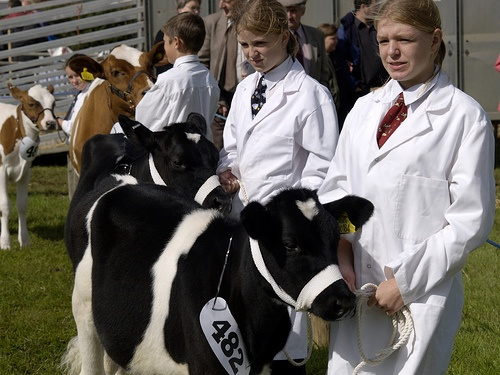
#> input picture data/test_images/000025.jpg, 500 x 375 px, found by its file name
$ jupyter execute --allow-errors analysis.ipynb
#> lines starting #> are read from the running program, lines starting #| are printed output that depends on the picture
#> further down, image is the input picture: shape (375, 500, 3); mean B, G, R 91.5, 98.2, 102.4
#> `gray = cv2.cvtColor(image, cv2.COLOR_BGR2GRAY)`:
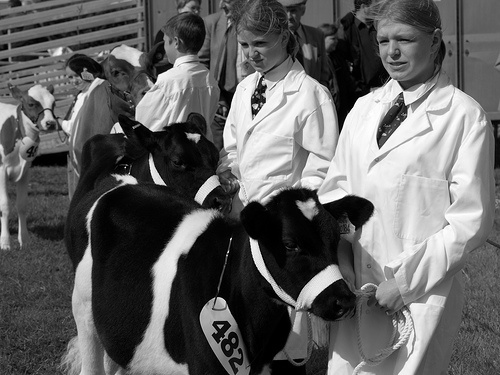
#> gray: shape (375, 500); min 0, max 255, mean 98.7
# HOG Computer Vision Homework - Analysis Notebook

Bu notebook, projenin analizi ve rapor için grafik oluşturma amacıyla kullanılır.

## Proje Özeti

Bu ödev üç ana problemden oluşmaktadır:

1. **Problem 1: HOG Özellik Çıkarımı** - HOG algoritmasının sıfırdan implementasyonu
2. **Problem 2: Nesne Tespiti** - İnsan tespiti ve özel nesne tespiti (HOG + SVM)
3. **Problem 3: Sınıflandırma** - HOG özellikleri ile görüntü sınıflandırma

## Kullanım

Bu notebook'u şunlar için kullanın:
- Farklı HOG parametreleri ile deneyler yapma
- HOG özelliklerini görselleştirme
- Tespit sonuçlarını karşılaştırma
- Rapor için grafikler oluşturma (bar chart, confusion matrix, vb.)
- Sınıflandırma performansını analiz etme

[cell 1]
# Gerekli kütüphaneleri import et
import sys
import os
from pathlib import Path

# Proje root dizinini path'e ekle
project_root = Path().resolve().parent
sys.path.insert(0, str(project_root))
sys.path.insert(0, str(project_root / "src"))

import numpy as np
import matplotlib.pyplot as plt
import cv2
import joblib

# Proje modüllerini import et
from src.hog_implementation import (
    compute_gradients,
    compute_hog_descriptor,
    visualize_hog,
    save_gradient_outputs
)
#> (the rest of this cell did not finish here and is left out)

## Problem 1: HOG Özellik Çıkarımı Deneyleri

Bu bölümde HOG implementasyonunuzu test edebilir ve farklı parametrelerle deneyler yapabilirsiniz.

- Test görüntülerini yükleme
- Farklı parametrelerle HOG descriptor hesaplama
- HOG özelliklerini görselleştirme
- Sonuçları karşılaştırma

[cell 2]
# Problem 1: HOG Özellik Çıkarımı Deneyleri

# Test görüntüsü yükle
image_path = "data/test_images/square.jpeg"
#> (the rest of this cell did not finish here and is left out)

## Problem 2: Nesne Tespiti Deneyleri

Bu bölümde nesne tespiti sistemlerini test edebilirsiniz:

- İnsan tespiti (OpenCV hazır model)
- Özel nesne tespiti (SVM ile eğitilmiş model)
- Tespit sonuçlarını karşılaştırma
- Performans analizi

[cell 3]
# Problem 2: Nesne Tespiti Deneyleri

# 2.1. İnsan Tespiti (Hazır Model)
print("=" * 60)
print("2.1. İNSAN TESPİTİ (OpenCV Hazır Model)")
print("=" * 60)

# Tek bir görüntüde insan tespiti
test_image_path = "data/test_images/000025.jpg"
#> (the rest of this cell did not finish here and is left out)

[cell 4]
# Problem 3: Sınıflandırma Deneyleri

base_folder = "data/training_set"

if os.path.exists(base_folder):
    print("=" * 60)
    print("3.1. scikit-image HOG ile Sınıflandırma")
    print("=" * 60)

    # [6 lines of commented-out code are left out]
    print("Not: Yorumu kaldırarak deneyi çalıştırabilirsiniz")

    print("\n" + "=" * 60)
    print("3.2. Custom HOG ile Sınıflandırma")
    print("=" * 60)

    # [6 lines of commented-out code are left out]
    print("Not: Yorumu kaldırarak deneyi çalıştırabilirsiniz")

    print("\n" + "=" * 60)
    print("3.3. Her İki Implementasyonu Karşılaştırma")
    print("=" * 60)

    # Karşılaştırma
    # compare_hog_implementations(base_folder=base_folder)
    print("Not: Yorumu kaldırarak karşılaştırmayı çalıştırabilirsiniz")

else:
    print(f"⚠ Dataset klasörü bulunamadı: {base_folder}")
    print("Lütfen data/training_set/ klasörünü oluşturun ve içine negative/ ve positive/ alt klasörlerini ekleyin")

## Rapor Grafikleri

Bu bölümde rapor için grafikler oluşturabilirsiniz:

- Farklı HOG implementasyonları arasında accuracy karşılaştırması
- Confusion matrix görselleştirmeleri
- Tespit performans metrikleri
- Özellik görselleştirme grafikleri
- Dataset dağılım grafikleri

[cell 5]
# Rapor Grafikleri Oluşturma

# Çıktı klasörünü oluştur
figures_dir = "report/figures"
os.makedirs(figures_dir, exist_ok=True)

# 1. Accuracy Karşılaştırması (Bar Chart)
print("1. Accuracy Karşılaştırması Grafiği")
accuracies = {
    'scikit-image HOG': 0.9565,
    'Custom HOG': 0.9565
}

plt.figure(figsize=(10, 6))
bars = plt.bar(accuracies.keys(), accuracies.values(), color=['#3498db', '#2ecc71'])
plt.ylabel('Accuracy', fontsize=12)
plt.title('HOG Implementasyonu Karşılaştırması', fontsize=14, fontweight='bold')
plt.ylim([0, 1])
plt.grid(axis='y', alpha=0.3)

# Değerleri çubukların üzerine yaz
for bar, value in zip(bars, accuracies.values()):
    plt.text(bar.get_x() + bar.get_width()/2, bar.get_height() + 0.01,
             f'{value:.4f}', ha='center', va='bottom', fontsize=11)

plt.tight_layout()
plt.savefig(f'{figures_dir}/accuracy_comparison.png', dpi=300, bbox_inches='tight')
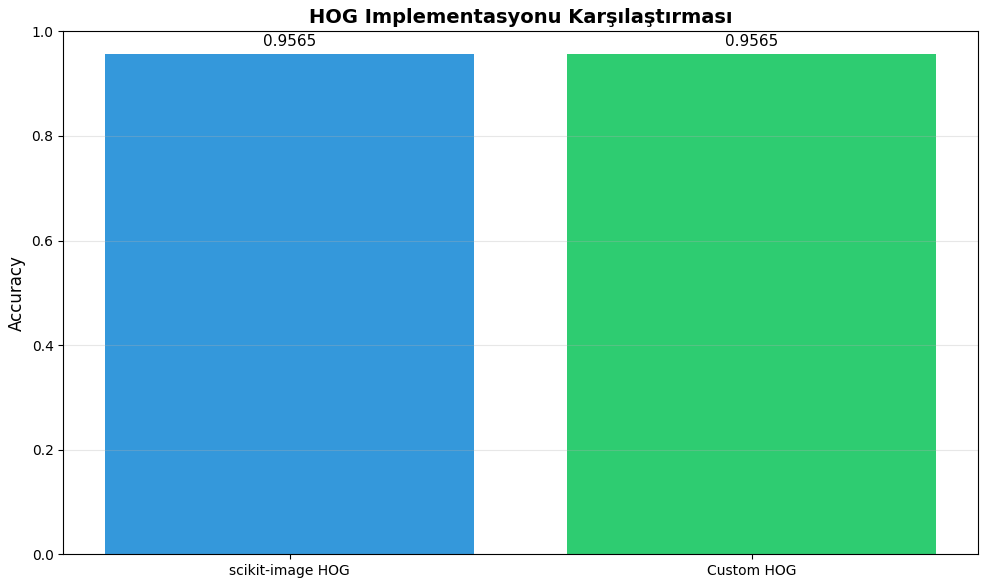
#> figure drawn by matplotlib, 1 panel
print(f"✓ Grafik kaydedildi: {figures_dir}/accuracy_comparison.png")
plt.show()

# 2. Dataset Dağılımı (Pie Chart)
print("\n2. Dataset Dağılım Grafiği")
base_folder = "data/training_set"
if os.path.exists(base_folder):
    negative_folder = os.path.join(base_folder, "negative")
    positive_folder = os.path.join(base_folder, "positive")

    negative_count = len([f for f in os.listdir(negative_folder)
                         if f.lower().endswith(('.jpg', '.jpeg', '.png'))]) if os.path.exists(negative_folder) else 0
    positive_count = len([f for f in os.listdir(positive_folder)
                         if f.lower().endswith(('.jpg', '.jpeg', '.png'))]) if os.path.exists(positive_folder) else 0

    if negative_count > 0 or positive_count > 0:
        labels = ['Negative', 'Positive']
        sizes = [negative_count, positive_count]
        colors = ['#e74c3c', '#27ae60']

        plt.figure(figsize=(8, 8))
        plt.pie(sizes, labels=labels, colors=colors, autopct='%1.1f%%', startangle=90)
        plt.title('Dataset Dağılımı', fontsize=14, fontweight='bold')
        plt.axis('equal')
        plt.tight_layout()
        plt.savefig(f'{figures_dir}/dataset_distribution.png', dpi=300, bbox_inches='tight')
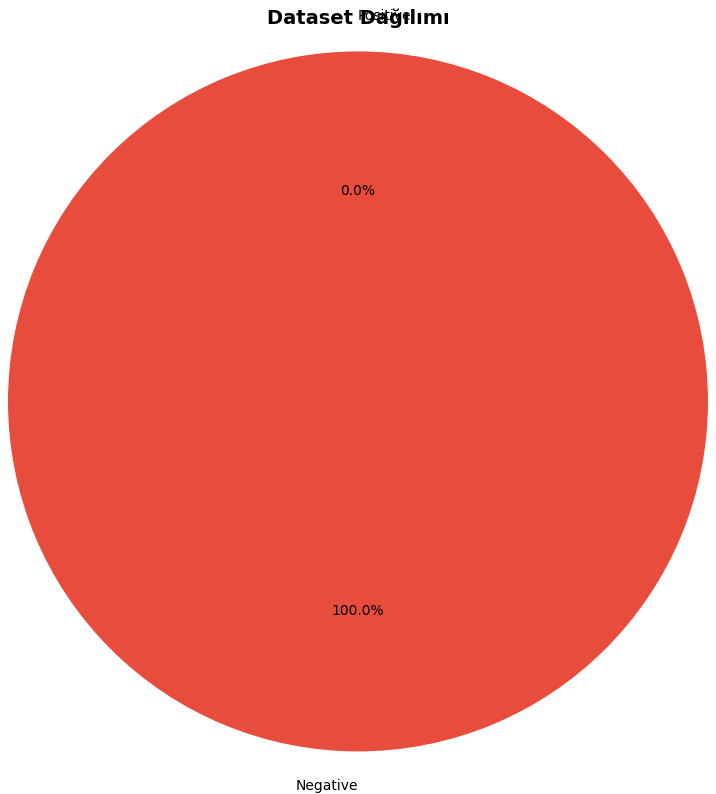
#> figure drawn by matplotlib, 1 panel
        print(f"✓ Grafik kaydedildi: {figures_dir}/dataset_distribution.png")
        plt.show()
    else:
        print("⚠ Dataset klasörlerinde görüntü bulunamadı")
else:
    print(f"⚠ Dataset klasörü bulunamadı: {base_folder}")

# 3. Performans Metrikleri Karşılaştırması
print("\n3. Performans Metrikleri Grafiği")
metrics = {
    'Precision': [0.94, 1.00],
    'Recall': [1.00, 0.88],
    'F1-Score': [0.97, 0.93]
}
classes = ['Negative', 'Positive']
x = np.arange(len(classes))
width = 0.25

fig, ax = plt.subplots(figsize=(10, 6))
for i, (metric, values) in enumerate(metrics.items()):
    offset = (i - 1) * width
    bars = ax.bar(x + offset, values, width, label=metric)
    # Değerleri çubukların üzerine yaz
    for bar, value in zip(bars, values):
        ax.text(bar.get_x() + bar.get_width()/2, bar.get_height() + 0.01,
               f'{value:.2f}', ha='center', va='bottom', fontsize=9)

ax.set_ylabel('Score', fontsize=12)
ax.set_title('Sınıf Bazlı Performans Metrikleri', fontsize=14, fontweight='bold')
ax.set_xticks(x)
ax.set_xticklabels(classes)
ax.legend()
ax.set_ylim([0, 1.1])
ax.grid(axis='y', alpha=0.3)

plt.tight_layout()
plt.savefig(f'{figures_dir}/performance_metrics.png', dpi=300, bbox_inches='tight')
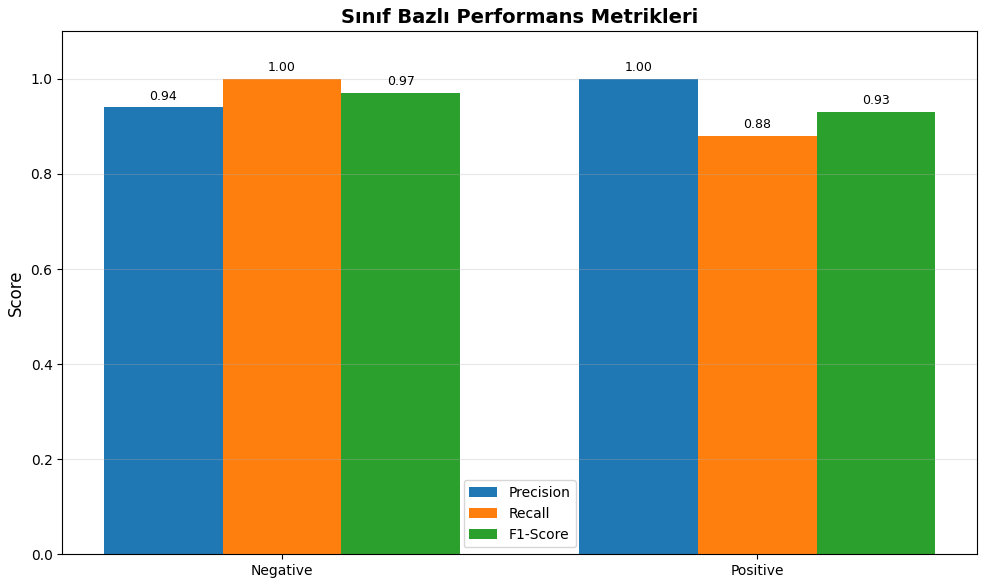
#> figure drawn by matplotlib, 1 panel
print(f"✓ Grafik kaydedildi: {figures_dir}/performance_metrics.png")
plt.show()

print("\n✓ Tüm grafikler oluşturuldu!")
print(f"Grafiklerin konumu: {figures_dir}/")

$ run again, with data/test_images/000027.jpg copied over data/test_images/000025.jpg
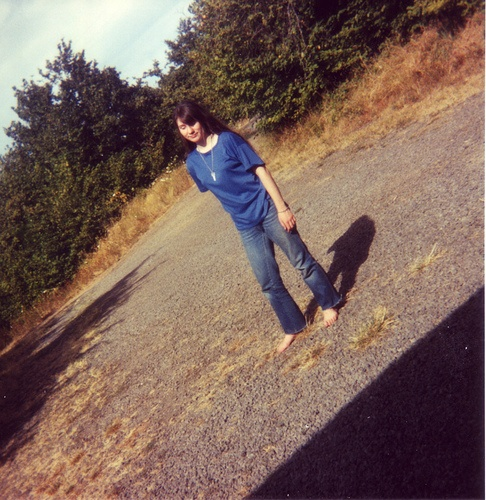
#> input picture data/test_images/000027.jpg, 486 x 500 px, found by its file name
#> image is the input picture: shape (500, 486, 3); mean B, G, R 89.8, 99.3, 124.2
#> `gray = cv2.cvtColor(image, cv2.COLOR_BGR2GRAY)`:
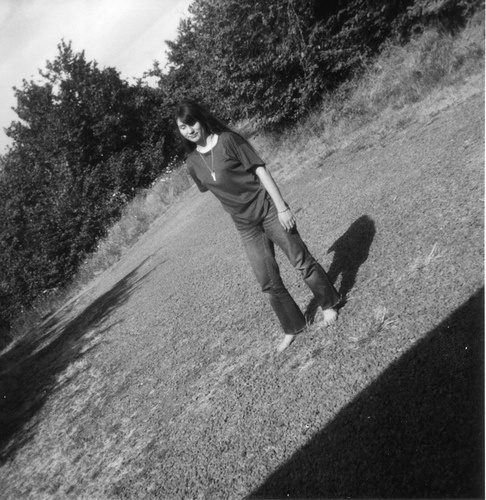
#> gray: shape (500, 486); min 7, max 255, mean 105.6

$ run again, with data/test_images/000038.jpg copied over data/test_images/000025.jpg
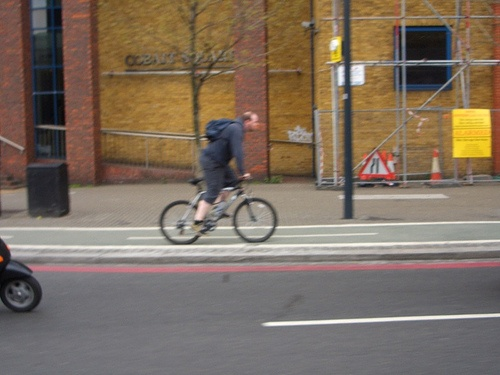
#> input picture data/test_images/000038.jpg, 500 x 375 px, found by its file name
#> image is the input picture: shape (375, 500, 3); mean B, G, R 96, 110.8, 126.1
#> `gray = cv2.cvtColor(image, cv2.COLOR_BGR2GRAY)`:
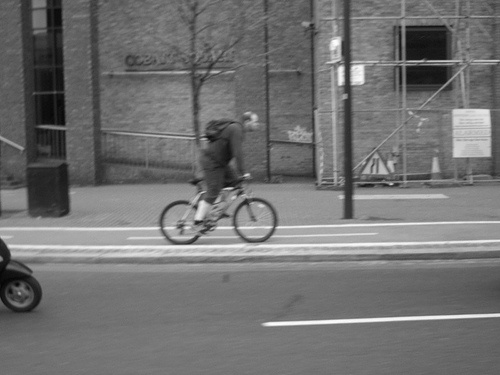
#> gray: shape (375, 500); min 4, max 254, mean 113.7
